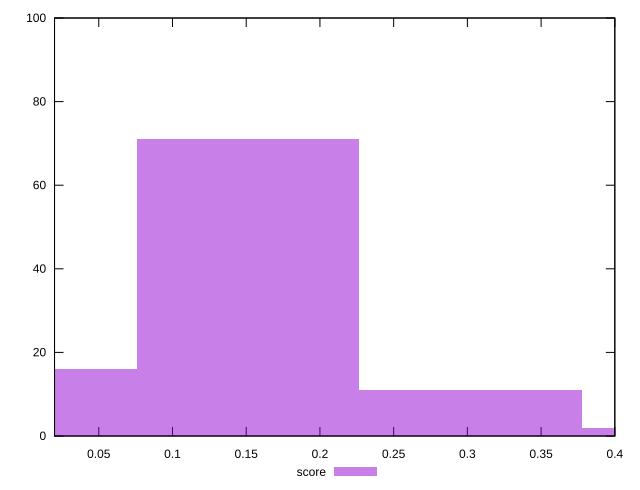

Write the gnuplot code that produced this figure.
reset

$score <<EOF
0.4536420565523965 2
0.30242803770159765 11
0.15121401885079883 71
0 16
EOF

set key outside below
set boxwidth 0.15121401885079883
set xrange [0.02:0.4]
set yrange [0:100]
set trange [0:100]
set style fill transparent solid 0.5 noborder
set terminal svg size 640, 490 enhanced background rgb 'white'
set output "reports/report_00028_2021-02-24T12-49-42.674Z/first-meaningful-paint/samples/astro/score/histogram.svg"

plot $score title "score" with boxes

reset
